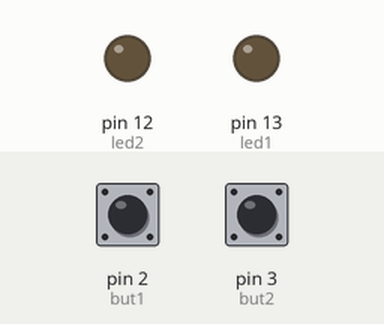
The sketch below on a simulated Arduino Uno, built with avr-gcc and run on an emulated ATmega328P. On the bench: output pins drawn as LEDs (lit = HIGH). Dashed ring = blinking. The inputs (shaded band) are chosen by the test bench; at power-on: pin 2 (but1) HIGH, pin 3 (but2) HIGH.

Above: at 1.2 s.
1.3 s: pin 2 (but1) pulled LOW for 0.15 s
At 1.37 s:
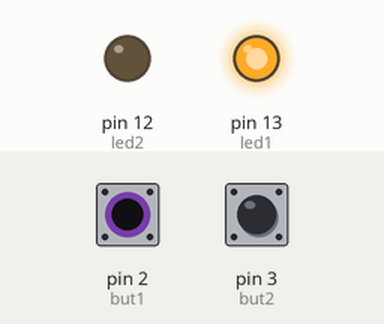
2.9 s: pin 3 (but2) pulled LOW for 0.15 s
At 2.97 s:
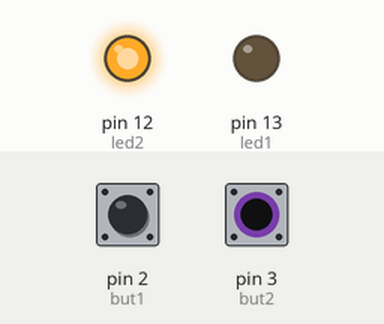
4.5 s: pin 3 (but2) pulled LOW for 3.2 s
At 8.6 s:
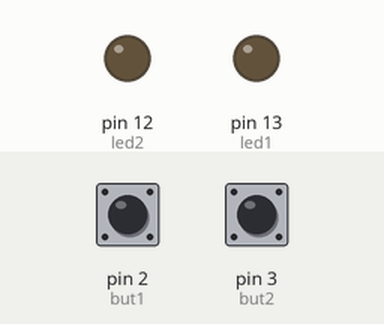
9.2 s: pin 2 (but1) pulled LOW for 3.2 s
At 9.7 s:
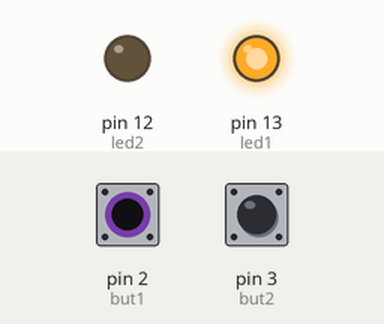
13.9 s: pin 2 (but1) driven LOW and pin 3 (but2) driven LOW
At 16.15 s:
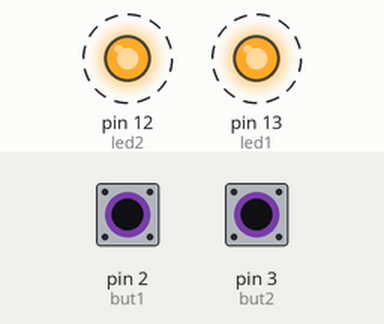
Timing chart, 0 to 17.9 s (numbered marks = the images above; inputs shaded):
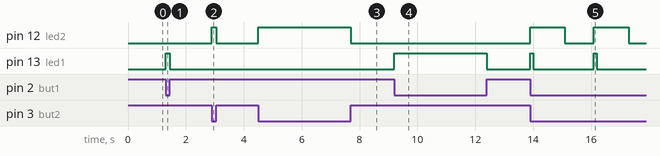

Measured:
- after the input at 1.3 s, pin 13 (led1): LOW → HIGH at once, → LOW 0.15 s later
- after the input at 2.9 s, pin 12 (led2): LOW → HIGH at once, → LOW 0.15 s later
- after the input at 4.5 s, pin 12 (led2): LOW → HIGH at once, → LOW 3.2 s later
- after the input at 9.2 s, pin 13 (led1): LOW → HIGH at once, → LOW 3.2 s later
- after the input at 13.9 s, pin 12 (led2): alternates HIGH for 1.2 s and LOW for 1.0 s, starting at once; pin 13 (led1): alternates HIGH for 0.10 s and LOW for 2.1 s, starting at once

The sketch:

sketch_feb25a.ino
```cpp
int but1=2;
int but2=3;
int led1=13;
int led2=12;

void setup() {
  // put your setup code here, to run once:
pinMode(led1,OUTPUT);
pinMode(led2,OUTPUT);
pinMode(but1,INPUT);
pinMode(but2,INPUT);
}

void loop() {
  // put your main code here, to run repeatedly:
int ret=digitalRead(but1);
int val=digitalRead(but2);

if(ret==LOW){
  digitalWrite(led1,HIGH);
   }
   else
    digitalWrite(led1,LOW);
if(val==LOW){
  digitalWrite(led2,HIGH);
   }
   else
    digitalWrite(led2,LOW);
if((ret==LOW)&&(val==LOW)){
  digitalWrite(led1,HIGH);
  delay(100);
  digitalWrite(led1,LOW);
  delay(100);
  digitalWrite(led2,HIGH);
  delay(1000);
  digitalWrite(led2,LOW);
  delay(1000);
   }

}
```
